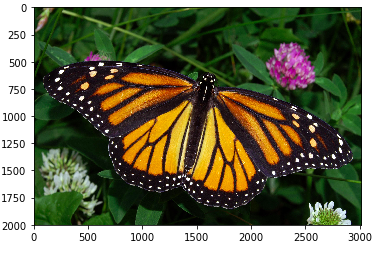
#> input picture images/Butterfly.png, 379 x 254 px, found by its file name
$ python kmean_clustering.py
#> lines starting #> are read from the running program, lines starting #| are printed output that depends on the picture
import numpy as np
import matplotlib.pyplot as plt
from PIL import Image

def initialize_centroids(data, K):
#> called with data = array of shape (96266, 3), K = 5
    indices = np.random.choice(data.shape[0], K, replace=False)
#> indices = [11491, 13694, 30831, 93228, 41709]
    return data[indices]

def compute_distances(data, centroids):
    distances = np.linalg.norm(data[:, np.newaxis] - centroids, axis=2)
    return distances

def update_centroids(data, labels, K):
    new_centroids = np.array([
        data[labels == k].mean(axis=0) if np.any(labels == k)
        else data[np.random.randint(0, data.shape[0])]
        for k in range(K)
    ])
    return new_centroids

def kmeans(data, K, max_iters=100, tol=1e-4):
    centroids = initialize_centroids(data, K)
#> centroids = [[116, 152, 60], [24, 71, 0], [197, 111, 0], [255, 255, 255], [255, 255, 255]]

    for i in range(max_iters):
        old_centroids = centroids.copy()
        distances = compute_distances(data, centroids)
        labels = np.argmin(distances, axis=1)
        centroids = update_centroids(data, labels, K)

        if np.linalg.norm(centroids - old_centroids) < tol:
            print(f"Converged at iteration {i}")
            break

    return centroids, labels

def segment_image(image_array, K):
    pixels = image_array.reshape(-1, 3).astype(np.float32)

    centroids, labels = kmeans(pixels, K)
#> centroids = [[151.7, 130.4, 130.6], [17.56, 24, 11.72], [220.5, 147, 14.6], [253.5, 253.7, 253.2], [48.82, 77.08, 33.19]]

    segmented_pixels = centroids[labels].astype(np.uint8)
    segmented_image = segmented_pixels.reshape(image_array.shape)
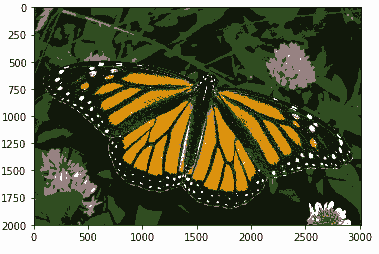
#> segmented_image: shape (254, 379, 3); mean R, G, B 108.6, 110.4, 83.3

    return segmented_image, centroids


if __name__ == "__main__":

    image_path = 'images/Butterfly.png'
    K = 5
    image = Image.open(image_path).convert('RGB')

    original_image = np.array(image)
    segmented_image, centroids = segment_image(original_image, K=K)

    plt.figure(figsize=(12, 6))

    plt.subplot(1, 3, 1)
    plt.title("Original Image")
    plt.imshow(original_image)
    plt.axis('off')

    plt.subplot(1, 3, 2)
    plt.title(f"Segmented Image (K={K})")
    plt.imshow(segmented_image)
    plt.axis('off')


    # Show cluster colors as squares
    plt.subplot(1, 3, 3)
    plt.title("Cluster Colors")

    # Create an image with K color patches
    color_patches = np.zeros((50, 50 * K, 3), dtype=np.uint8)
    for i in range(K):
        color_patches[:, i*50:(i+1)*50, :] = centroids[i].astype(np.uint8)
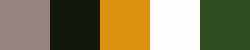
#> color_patches: shape (50, 250, 3); mean of channels 0, 1, 2 137.8, 126, 88.2; drawn as R, G, B

    plt.imshow(color_patches)
    plt.axis('off')

    plt.tight_layout()
    plt.show()
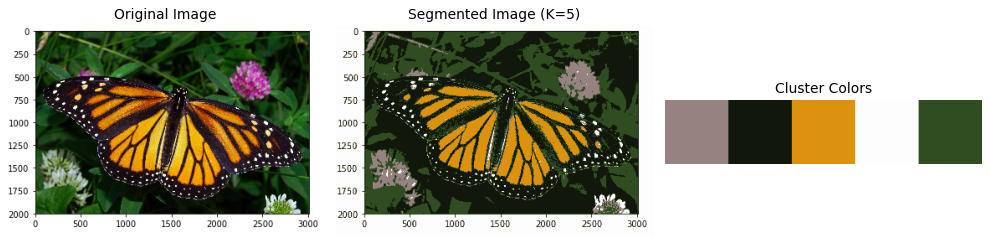
#> figure drawn by matplotlib, 3 panels
